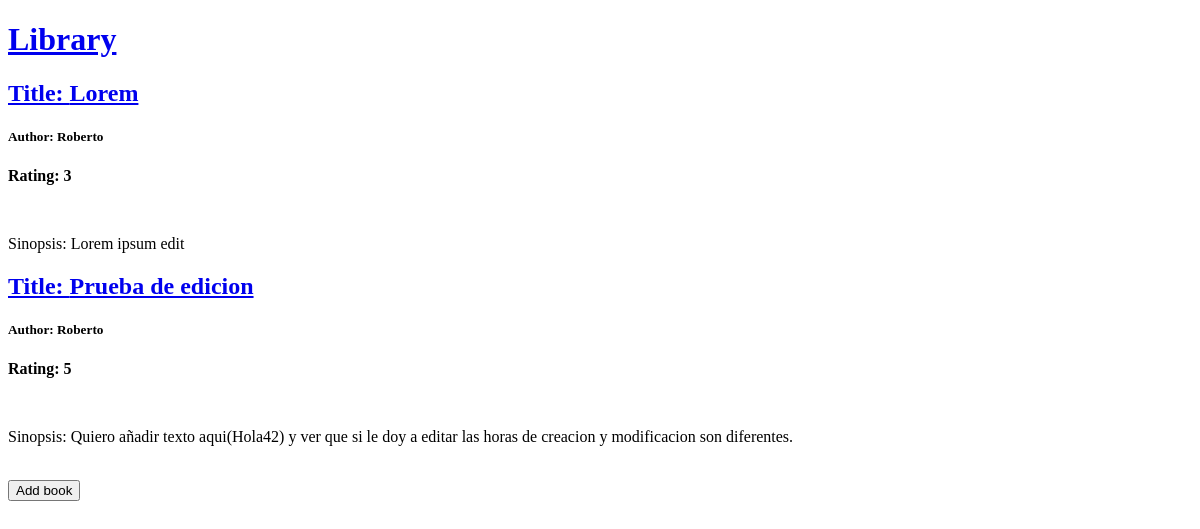
Before: / with the older database file.
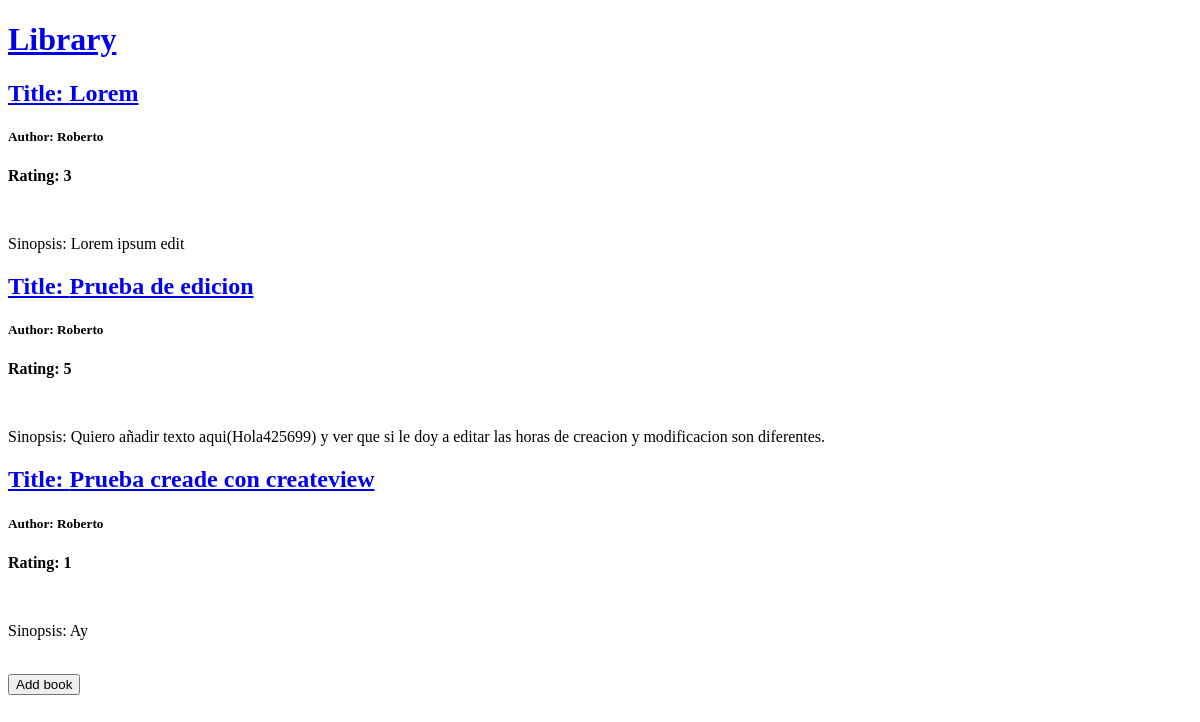
After: the same page with the newer database file.
### book/models.py (models this page shows, shortened)
class Book(models.Model):
    title = models.CharField(max_length=50)
    author =  models.CharField(max_length=50)
    rating = models.PositiveBigIntegerField(validators=[MaxValueValidator(5)])
    sinopsis=models.TextField()
    created_at = models.DateTimeField(auto_now_add=True)
    updated_at = models.DateTimeField(auto_now=True)

### book/views.py (the view)
# urls.py: path('',BookList.as_view(), name='book_list'),
class BookList(ListView):
    model = Book

### book/templates/book/book_list.html
{% extends 'book/base.html' %}{% block content %}
            <div class="col-md-8">
                {% for book in object_list %}
                    <a href="{% url 'book_inspect' pk=book.pk %}"><h2>Title: {{book.title}}</h2></a>
                    <h5>Author: {{book.author}}</h5>
                    <p><strong>Rating: {{book.rating}}</strong></p><br>
                    <p>Sinopsis: {{book.sinopsis}}</p>
                {% endfor %}
            </div>
        </div>
    </div>
    <div>
        <br>
        <a href="{% url 'book_create' %}"><button>Add book</button></a>
    </div>
{% endblock %}

### book/templates/book/base.html (shortened to what this page needs)
<!DOCTYPE html>
<html lang="es">
<head>
</head>
<body>
    <div class="page-header">
        <h1><a href="/">Library</a></h1>
    </div>
    <div class="content container">
        <div class="row">
            {% block content %}
            {% endblock %}
</body>
</html>

Changed rows visible on the page:
changed Book "Prueba de edicion": sinopsis "Quiero añadir texto aqui(Hola42) y ver que si le doy a editar las horas de creacion y modificacion son diferentes." → "Quiero añadir texto aqui(Hola425699) y ver que si le doy a editar las horas de creacion y modificacion son diferentes."
added Book: title "Prueba creade con createview", author "Roberto", rating "1", sinopsis "Ay"
